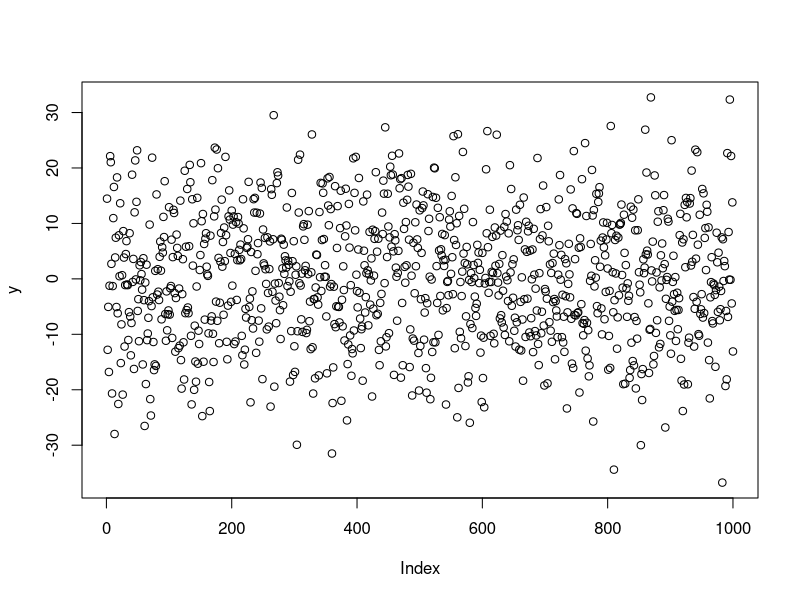
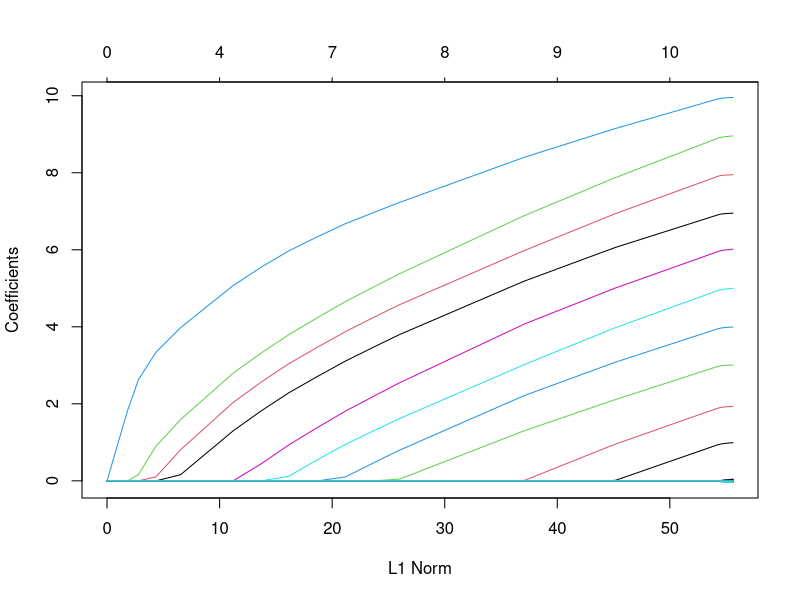
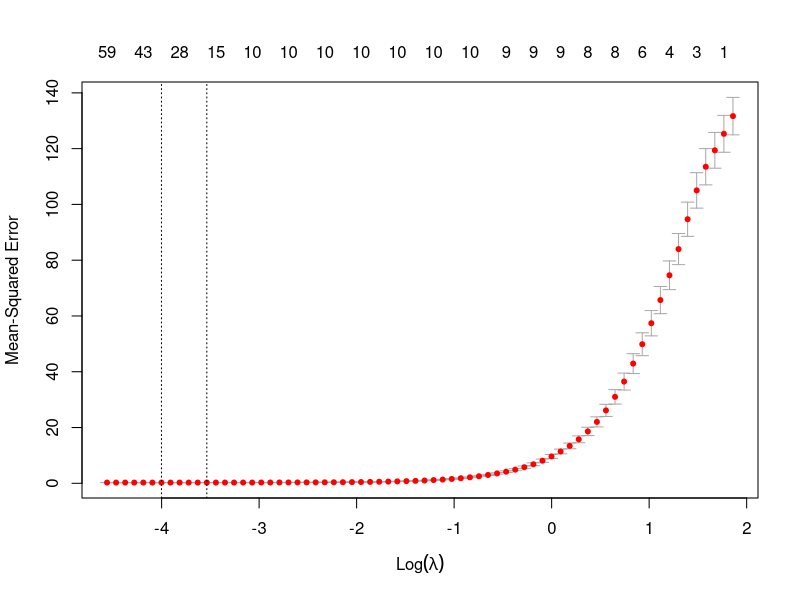

Recreate these plots in R, in order.

set.seed(777)
nObs = 1000   # num of observations
nFeature = 100
nonZero  = 10   # num of non-zero components

x = matrix(runif(nObs*nFeature, -1, 1), nObs, nFeature)
beta = c(1:nonZero, rep(0, nFeature-nonZero))
eps = 0.5 * rnorm(nObs)
y = x %*% beta + eps

plot(y)

summary(lm(y ~ 0 + x))$coefficients

library(glmnet)

fit = glmnet(x, y, intercept = FALSE, alpha = 1)

plot(fit)

cvfit = cv.glmnet(x, y, intercept = FALSE, alpha = 1, nfolds=5)

plot(cvfit)

cvfit$lambda.1se

coef(cvfit, s = "lambda.1se")

summary(lm(y ~ 0 + x[,1:10]))$coefficients
